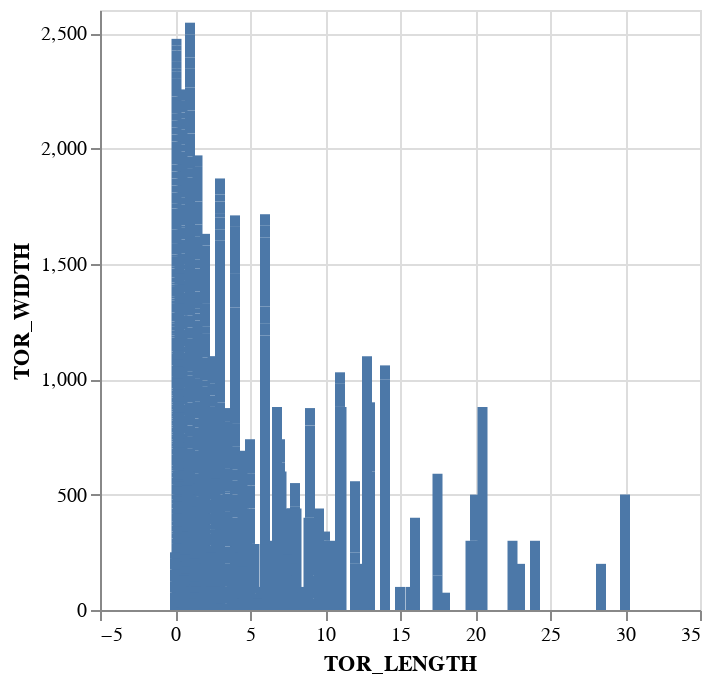

This figure's notebook cell:
### Code cell
alt.Chart(df).mark_bar().encode(
    x='TOR_LENGTH',
    y='TOR_WIDTH',
)

### Figure 1 — Vega-Lite specification as saved in the notebook (floating-point values rounded to 4 significant figures; data arrays with more than 128 entries replaced by an {"elided": "..."} marker saying what was removed)
{"config": {"view": {"continuousWidth": 300, "continuousHeight": 300}}, "data": {"name": "data-6c67fd6b6ecc4003f549c486195f011b"}, "mark": {"type": "bar"}, "encoding": {"x": {"field": "TOR_LENGTH", "type": "quantitative"}, "y": {"field": "TOR_WIDTH", "type": "quantitative"}}, "$schema": "https://vega.github.io/schema/vega-lite/v5.6.1.json", "datasets": {"data-6c67fd6b6ecc4003f549c486195f011b": {"elided": "500 records"}}}
